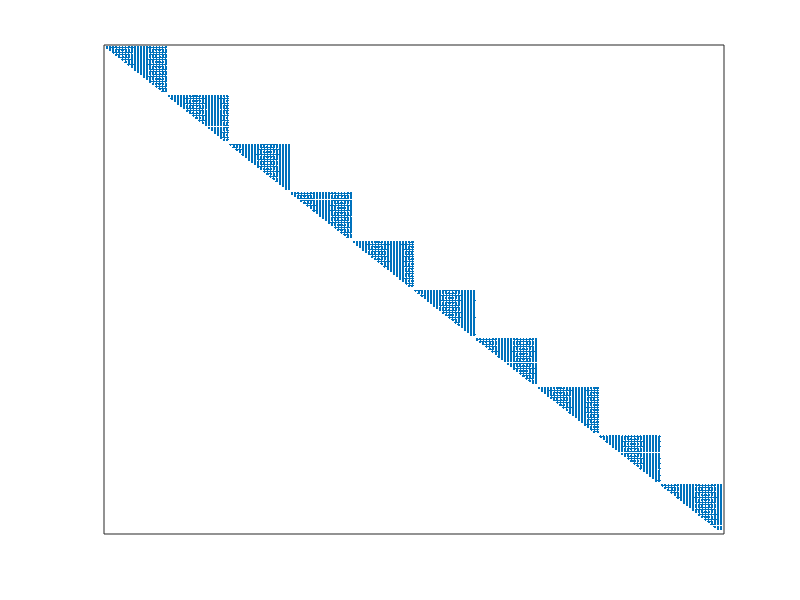

Write the MATLAB code that produced this figure.
clear; close all;


n = 20;
m = 10;
%Ablock = sparse(eye(n));
%Ablock(:,end) = ones(n,1);
%Ablock(end,:) = 0;

Ablock = triu(ones(n,n));
Ablock(end,:) = 0;

A = zeros(n*m);

s = 1:n:n*m;
e = n:n:n*m;

for i = 1:m
    A(s(i):e(i), s(i):e(i)) = Ablock;
end

figure, spy(A)
set(gca, 'XtickLabel', [], 'YtickLabel', [], ...
  'xtick', [], 'ytick', [] )
xlabel([])
